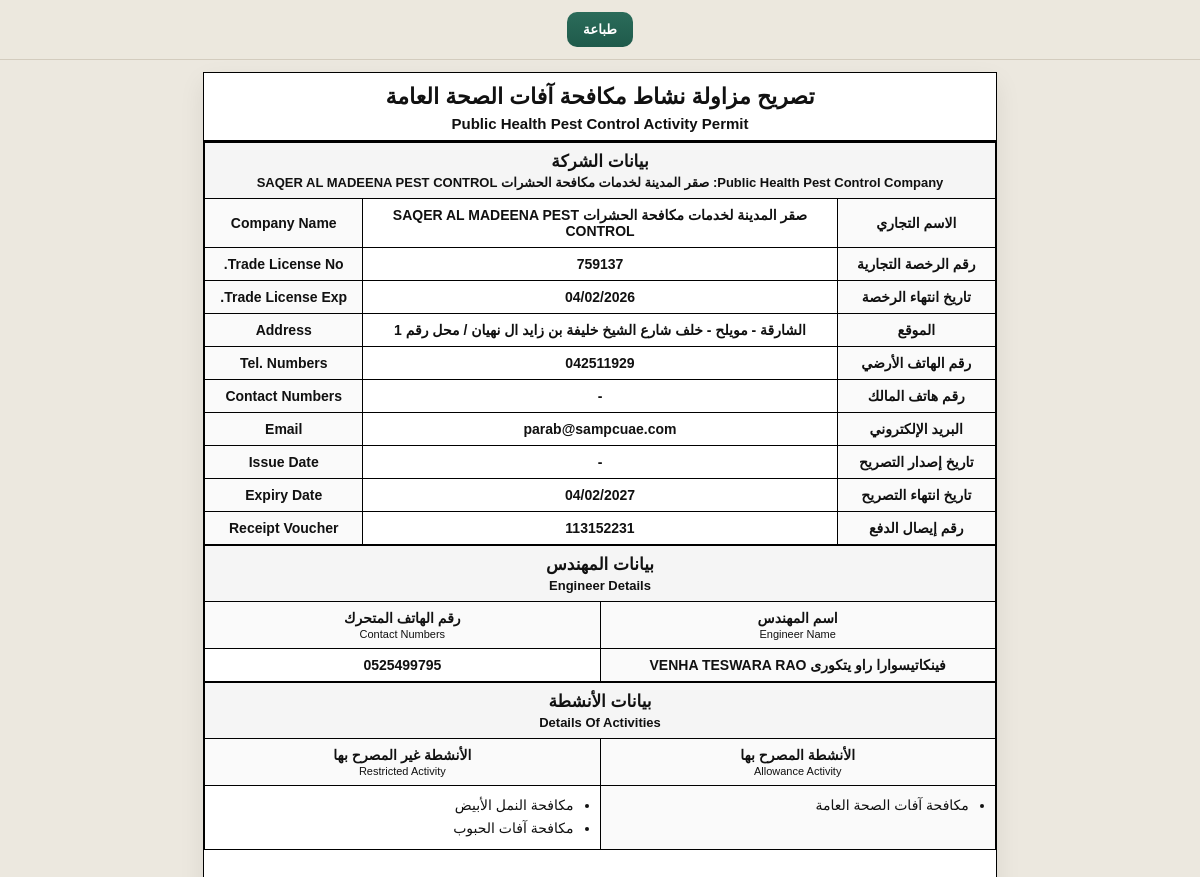
Page /printer/ on the committed database.
### hcsd/models.py (models this page shows, shortened)
class PirmetClearance(models.Model):
    STATUS_CHOICES = [
        ('order_received', 'Order Received'),
        ('inspection_payment_pending', 'Inspection Payment Pending'),
        ('review_pending', 'Pending Inspector Review'),
        ('needs_completion', 'Needs Completion'),
        ('approved', 'Inspector Approved'),
        ('payment_pending', 'Waiting for Payment'),
        ('payment_completed', 'Payment Completed'),
        ('issued', 'Issued'),
        ('inspection_pending', 'Inspection Pending'),
        ('inspection_completed', 'Inspection Completed'),
        ('cancelled_admin', 'Cancelled Administratively'),
        ('disposal_approved', 'Disposal Approved'),
        ('disposal_rejected', 'Disposal Rejected'),
    ]
    unapprovedReason = models.TextField(null=True, blank=True)
    unapprovedBy = models.ForeignKey(User, on_delete=models.SET_NULL, null=True, related_name='unapproved_pirmets')
    approvedBy = models.ForeignKey(User, on_delete=models.SET_NULL, null=True, related_name='approved_pirmets')
    approvedRemarks = models.TextField(null=True, blank=True)
    company = models.ForeignKey(Company, on_delete=models.CASCADE)
    dateOfCreation = models.DateField(auto_now_add=True)
    dateOfExpiry = models.DateField(null=True, blank=True)
    permit_no = models.CharField(max_length=50, null=True, blank=True, unique=True, editable=False)
    issue_date = models.DateField(null=True, blank=True)
    allowed_activities = models.TextField(null=True, blank=True)
    restricted_activities = models.TextField(null=True, blank=True)
    allowed_other = models.CharField(max_length=255, null=True, blank=True)
    restricted_other = models.CharField(max_length=255, null=True, blank=True)
    company_rep = models.CharField(max_length=150, null=True, blank=True)
    department_stamp = models.CharField(max_length=150, null=True, blank=True)
    permit_type = models.CharField(
        max_length=30,
        default='pest_control',
        choices=[
            ('pest_control', 'Pest Control Permit'),
            ('pesticide_transport', 'Pesticide Transport Permit'),
            ('waste_disposal', 'Waste Disposal Permit'),
        ],
    )
    payment_date = models.DateField(null=True, blank=True)
    payment_link = models.CharField(max_length=500, null=True, blank=True)
    PaymentNumber = models.CharField(max_length=100, null=True, blank=True)
    payment_email = models.EmailField(null=True, blank=True)
    payment_receipt = models.FileField(
        upload_to='pirmet_documents/payment_receipts/', null=True, blank=True
    )
    inspection_payment_link = models.CharField(max_length=500, null=True, blank=True)
    inspection_payment_reference = models.CharField(max_length=100, null=True, blank=True)
    inspection_payment_email = models.EmailField(null=True, blank=True)
    inspection_payment_receipt = models.FileField(
        upload_to='pirmet_documents/inspection_receipts/', null=True, blank=True
    )
    request_email = models.EmailField(null=True, blank=True)
    request_documents_bundle = models.FileField(
        upload_to='pirmet_documents/bundles/', null=True, blank=True
    )
    status = models.CharField(max_length=30, choices=STATUS_CHOICES, default='order_received')

class Company(models.Model):
    name = models.CharField(max_length=100)
    number = models.CharField(max_length=50)
    address = models.CharField(max_length=255)
    trade_license_exp = models.DateField(null=True, blank=True)
    business_activity = models.TextField(null=True, blank=True)
    landline = models.CharField(max_length=30, null=True, blank=True)
    owner_phone = models.CharField(max_length=30, null=True, blank=True)
    email = models.EmailField(null=True, blank=True)
    pest_control_type = models.CharField(
        max_length=30,
        null=True,
        blank=True,
        choices=[
            ('public_health_pest_control', 'Public Health Pest Control'),
            ('termite_control', 'Termite Control'),
            ('grain_pests', 'Grain Pests Control'),
        ],
    )
    enginer = models.ForeignKey(
        'Enginer', on_delete=models.SET_NULL, null=True, blank=True
    )
    companyDocuments = models.FileField(upload_to='company_documents/', null=True, blank=True)

class Enginer(models.Model):
    name = models.CharField(max_length=100)
    national_or_unified_number = models.CharField(max_length=50, null=True, blank=True)
    email = models.EmailField()
    phone = models.CharField(max_length=20)
    public_health_cert = models.FileField(
        upload_to='engineer_certificates/', null=True, blank=True
    )
    termite_cert = models.FileField(
        upload_to='engineer_certificates/', null=True, blank=True
    )

### hcsd/views.py (the view)
# urls.py: path('printer/', views.printer, name='printer'),
def printer(request, permit_id=None):
    requested_id = permit_id or _parse_int(request.GET.get('permit_id'))
    permits_qs = PirmetClearance.objects.select_related('company', 'company__enginer').filter(
        permit_type='pest_control',
        status__in=['payment_completed', 'issued'],
    )
    if requested_id:
        permit = get_object_or_404(permits_qs, id=requested_id)
        if not permit.payment_receipt:
            return redirect('pest_control_permit_detail', id=permit.id)
    else:
        permit = permits_qs.exclude(payment_receipt='').exclude(
            payment_receipt__isnull=True
        ).order_by('-issue_date', '-dateOfCreation').first()
    return render(
        request,
        'hcsd/printer.html',
        {
            'permit': permit,
            'allowed_activities': _split_activities(permit.allowed_activities) if permit else [],
            'restricted_activities': _split_activities(permit.restricted_activities) if permit else [],
        },
    )

### hcsd/views.py (called while the page is built)
def _parse_int(value):
    try:
        return int(value)
    except (TypeError, ValueError):
        return None

def _split_activities(value):
    if not value:
        return []
    return [item.strip() for item in value.split(',') if item.strip()]

### hcsd/templates/hcsd/printer.html (shortened to what this page needs)
<!DOCTYPE html>
<html lang="ar" dir="rtl">
<head>
  {% load static %}
  <link rel="stylesheet" href="{% static 'hcsd/printer.css' %}">
</head>
<body>
  <div class="print-toolbar no-print">
    <button onclick="window.print()">طباعة</button>
  </div>
  <main class="sheet print-area">
    <header class="doc-header">
      <h1>تصريح مزاولة نشاط مكافحة آفات الصحة العامة</h1>
      <div class="doc-subtitle">Public Health Pest Control Activity Permit</div>
    </header>
    {% if permit %}
      <section class="block">
        <table class="permit-table">
          <colgroup>
            <col class="label-ar">
            <col class="value-col">
            <col class="label-en">
          </colgroup>
          <thead>
            <tr>
              <th colspan="3">
                <div class="section-main-title">بيانات الشركة</div>
                <div class="section-main-subtitle">
                  Public Health Pest Control Company: {{ permit.company.name|default:"-" }}
                </div>
              </th>
            </tr>
          </thead>
          <tbody>
            <tr>
              <td>الاسم التجاري</td>
              <td>{{ permit.company.name|default:"-" }}</td>
              <td>Company Name</td>
            </tr>
            <tr>
              <td>رقم الرخصة التجارية</td>
              <td>{{ permit.company.number|default:"-" }}</td>
              <td>Trade License No.</td>
            </tr>
            <tr>
              <td>تاريخ انتهاء الرخصة</td>
              <td>{{ permit.company.trade_license_exp|date:"d/m/Y"|default:"-" }}</td>
              <td>Trade License Exp.</td>
            </tr>
            <tr>
              <td>الموقع</td>
              <td>{{ permit.company.address|default:"-" }}</td>
              <td>Address</td>
            </tr>
            <tr>
              <td>رقم الهاتف الأرضي</td>
              <td>{{ permit.company.landline|default:"-" }}</td>
              <td>Tel. Numbers</td>
            </tr>
            <tr>
              <td>رقم هاتف المالك</td>
              <td>{{ permit.company.owner_phone|default:"-" }}</td>
              <td>Contact Numbers</td>
            </tr>
            <tr>
              <td>البريد الإلكتروني</td>
              <td>{{ permit.company.email|default:permit.request_email|default:"-" }}</td>
              <td>Email</td>
            </tr>
            <tr>
              <td>تاريخ إصدار التصريح</td>
              <td>{{ permit.issue_date|date:"d/m/Y"|default:"-" }}</td>
              <td>Issue Date</td>
            </tr>
            <tr>
              <td>تاريخ انتهاء التصريح</td>
              <td>{{ permit.dateOfExpiry|date:"d/m/Y"|default:"-" }}</td>
              <td>Expiry Date</td>
            </tr>
            <tr>
              <td>رقم إيصال الدفع</td>
              <td>{{ permit.PaymentNumber|default:"-" }}</td>
              <td>Receipt Voucher</td>
            </tr>
          </tbody>
        </table>
      </section>
      <section class="block">
        <table class="permit-table two-col">
          <thead>
            <tr>
              <th colspan="2">
                <div class="section-main-title">بيانات المهندس</div>
                <div class="section-main-subtitle">Engineer Details</div>
              </th>
            </tr>
          </thead>
          <tbody>
            <tr>
              <td class="half-head">
                <div>اسم المهندس</div>
                <small>Engineer Name</small>
              </td>
              <td class="half-head">
                <div>رقم الهاتف المتحرك</div>
                <small>Contact Numbers</small>
              </td>
            </tr>
            <tr>
              <td>{{ permit.company.enginer.name|default:"-" }}</td>
              <td>{{ permit.company.enginer.phone|default:"-" }}</td>
            </tr>
          </tbody>
        </table>
      </section>
      <section class="block">
        <table class="permit-table two-col">
          <thead>
            <tr>
              <th colspan="2">
                <div class="section-main-title">بيانات الأنشطة</div>
                <div class="section-main-subtitle">Details Of Activities</div>
              </th>
            </tr>
          </thead>
          <tbody>
            <tr>
              <td class="half-head">
                <div>الأنشطة المصرح بها</div>
                <small>Allowance Activity</small>
              </td>
              <td class="half-head">
                <div>الأنشطة غير المصرح بها</div>
                <small>Restricted Activity</small>
              </td>
            </tr>
            <tr>
              <td class="activities-cell">
                {% if allowed_activities %}
                  <ul>
                    {% for item in allowed_activities %}
                      <li>
                        {% if item == "public_health_pest_control" %}
                          مكافحة آفات الصحة العامة
                        {% elif item == "termite_control" %}
                          مكافحة النمل الأبيض
                        {% elif item == "grain_pests" %}
                          مكافحة آفات الحبوب
                        {% else %}
                          {{ item }}
                        {% endif %}
                      </li>
                    {% endfor %}
                  </ul>
                {% else %}
                  -
                {% endif %}
              </td>
              <td class="activities-cell">
                {% if restricted_activities %}
                  <ul>
                    {% for item in restricted_activities %}
                      <li>
                        {% if item == "public_health_pest_control" %}
                          مكافحة آفات الصحة العامة
                        {% elif item == "termite_control" %}
                          مكافحة النمل الأبيض
                        {% elif item == "grain_pests" %}
                          مكافحة آفات الحبوب
                        {% else %}
                          {{ item }}
                        {% endif %}
                      </li>
                    {% endfor %}
                  </ul>
                {% else %}
                  -
                {% endif %}
              </td>
            </tr>
          </tbody>
        </table>
      </section>
    {% else %}
      <section class="empty-state">
        <h2>لا توجد بيانات تصريح للطباعة</h2>
        <p>قم بإنشاء تصريح أولًا ثم ارجع لهذه الصفحة.</p>
      </section>
    {% endif %}
  </main>
</body>
</html>

### hcsd/static/hcsd/printer.css (style rules this page uses)
* { box-sizing: border-box; }
html, body { margin: 0; padding: 0; background: #ece8df; color: #111; font-family: "Tahoma", "Arial", sans-serif; -webkit-print-color-adjust: exact; print-color-adjust: exact; }
.print-toolbar { position: sticky; top: 0; z-index: 20; display: flex; justify-content: center; padding: 12px; background: rgba(236, 232, 223, 0.95); border-bottom: 1px solid #d3ccbe; }
.print-toolbar button { border: none; border-radius: 10px; padding: 10px 16px; background: linear-gradient(180deg, #2b6c5a 0%, #1f5a4b 100%); color: #fff; font-weight: 700; cursor: pointer; }
.sheet { width: 210mm; min-height: 297mm; margin: 12px auto 20px; background: #fff; border: 1px solid #000; box-shadow: 0 10px 24px rgba(0, 0, 0, 0.08); padding: 0; }
.doc-header { text-align: center; border-bottom: 2px solid #000; padding: 10px 10px 8px; }
.doc-header h1 { margin: 0; font-size: 22px; line-height: 1.25; font-weight: 700; }
.doc-subtitle { margin-top: 4px; font-size: 15px; font-weight: 600; }
.block { padding: 0; }
.permit-table { width: 100%; border-collapse: collapse; table-layout: fixed; direction: rtl; }
.permit-table th, .permit-table td { border: 1.2px solid #000; padding: 8px 10px; font-size: 14px; vertical-align: middle; }
.permit-table thead th { background: #f5f5f5; text-align: center; }
.section-main-title { font-size: 17px; font-weight: 700; }
.section-main-subtitle { margin-top: 3px; font-size: 13px; font-weight: 600; }
.label-ar, .label-en { width: 20%; }
.value-col { width: 60%; }
.permit-table tbody td:nth-child(1), .permit-table tbody td:nth-child(3) { background: #fafafa; font-weight: 600; text-align: center; }
.permit-table tbody td:nth-child(2) { text-align: center; font-weight: 600; }
.two-col .half-head { background: #fafafa; text-align: center; font-weight: 700; }
.two-col .half-head small { display: block; margin-top: 2px; font-weight: 400; font-size: 11px; }
.activities-cell { vertical-align: top !important; text-align: right !important; font-weight: 400 !important; line-height: 1.7; }
.activities-cell ul { margin: 0; padding: 0 16px 0 0; }
.activities-cell li { margin: 0; }

### rows in the picture
PirmetClearance: company.name "صقر المدينة لخدمات مكافحة الحشرات SAQER AL MADEENA PEST CONTROL", company.number "759137", company.trade_license_exp "04/02/2026", company.address "الشارقة - مويلح - خلف شارع الشيخ خليفة بن زايد ال نهيان / محل رقم 1", company.landline "042511929", company.owner_phone "-", company.email "parab@sampcuae.com", issue_date "-", dateOfExpiry "04/02/2027", PaymentNumber "113152231", company.enginer.name "فينكاتيسوارا راو يتكورى VENHA TESWARA RAO", company.enginer.phone "0525499795"
